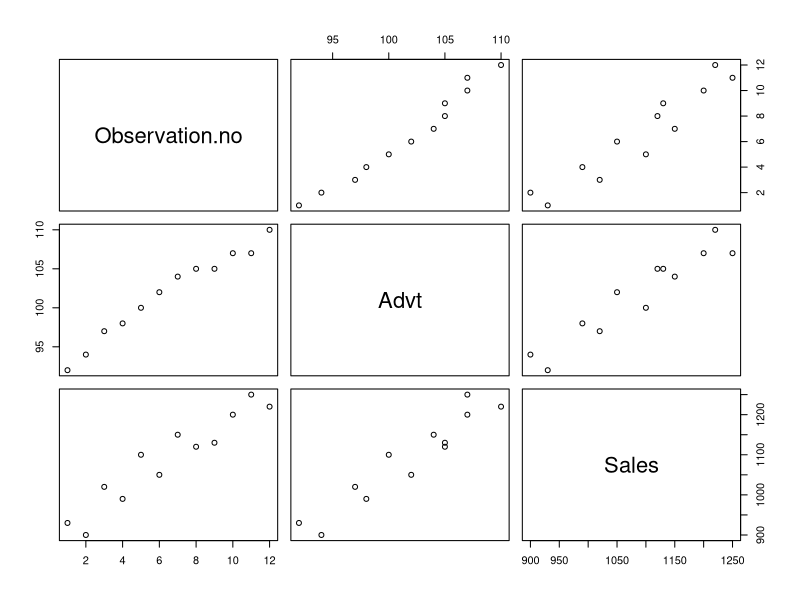
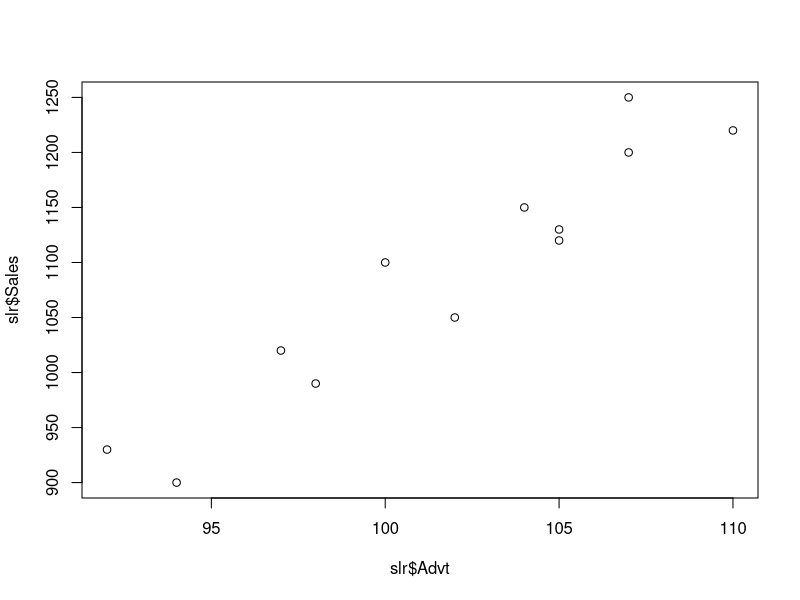
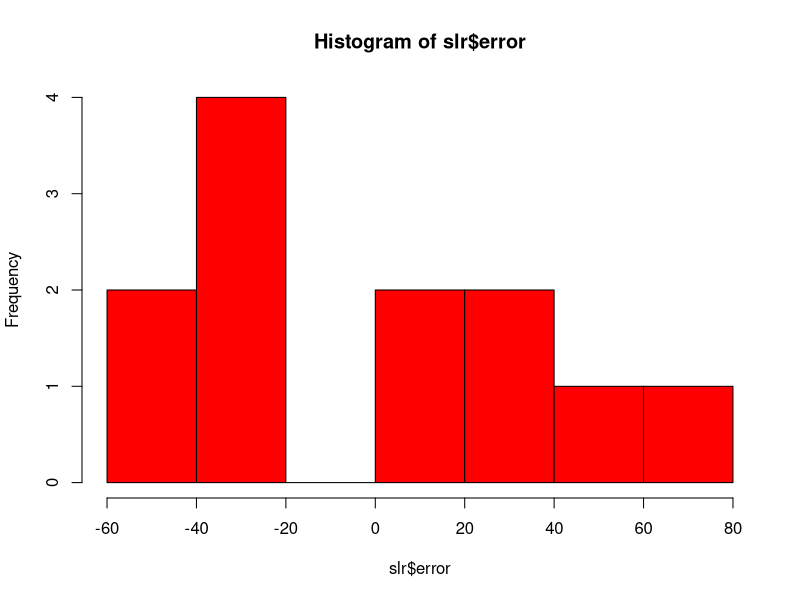
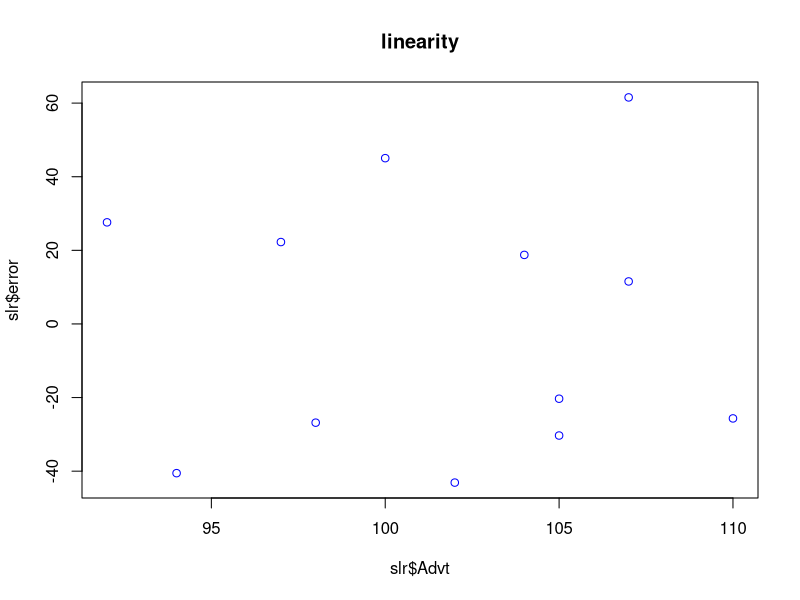
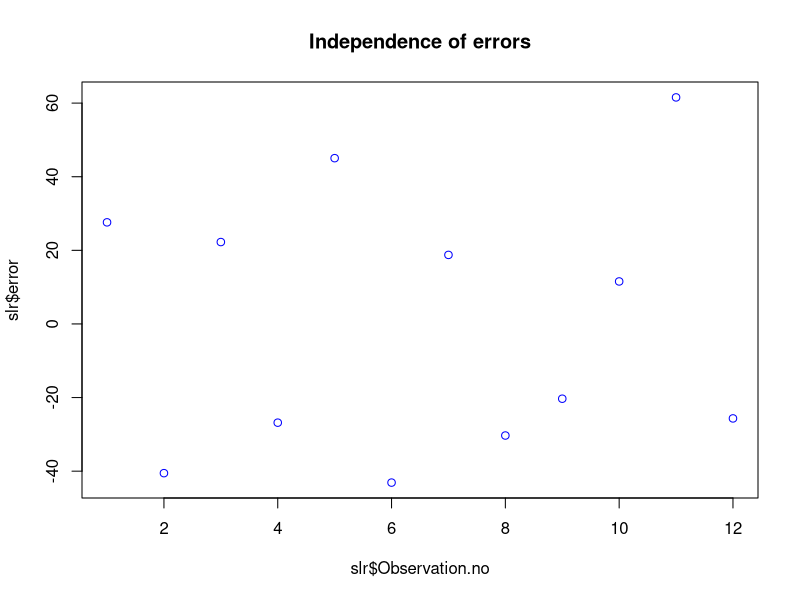
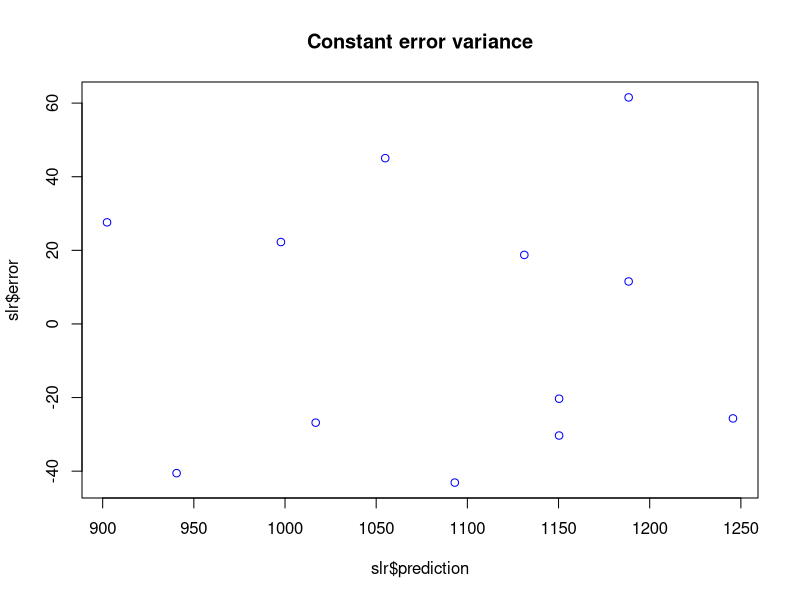
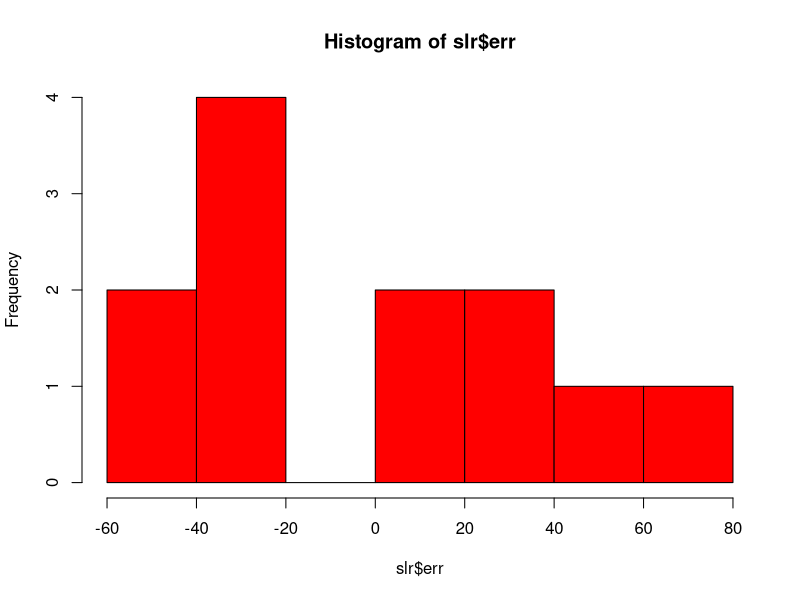

R code for these plots, in order:
getwd()
setwd("D:\\munmun\\munmun pendrive\\CCSA_X86FRE\\BA Advance v1\\Day 4")
getwd()

slr<-read.csv("slr.csv")
cs2m<- read.csv("cs2m.csv")
min(cs2m$BP)
View(cs2m)
max()

#slr<-read.csv("C:\\Users\\iimpstudent\\Desktop\\r FDP SDD\\slr.csv")
View(slr)
plot(slr)
plot(slr$Advt,slr$Sales)
cor(slr$Advt,slr$Sales)

cor(slr)
#model <- lm(Sales~Advt,data = slr)
model<-lm(slr$Sales~slr$Advt)
model

yp<-(-852.08+19.07*500)
yp

summary(model)
pred= predict(model)

pred

slr$prediction <-predict(model)
View(slr)

#pred<-predict(model)
#pred

#slr$prediction<-pred
#View(slr)
#error <- slr$prediction-slr$Sales
error<-residuals(model)
error

slr$error<-residuals(model)
slr
View(slr)
summary(error)

#ASSUMPTIONS
#1. NORMALITY OF ERROR
hist(slr$error,col="red")

#2.linearity
plot(slr$Advt,slr$error,main = "linearity",col="blue")

#3. Independence of errors
plot(slr$Observation.no,slr$error,main = "Independence of errors",col="blue")

#Constant error variance
plot(slr$prediction,slr$error,main = "Constant error variance",col="blue")

slr$err<-error
View(slr)

sqe<-slr$err^2
sqe
slr$ssqe<-sqe
View(slr)

SSE1 <- sum(error^2)
SSE1

SSE<-sum(slr$ssqe)
SSE

sal_mean<-mean(slr$Sales)
sal_mean
sal_res<-(slr$prediction-sal_mean)^2
slr$sqres<-sal_res
View(slr)
SSR<-sum(slr$sqres)
SSR

rsq <- SSR/(SSR+SSE)
rsq

hist(slr$err,col="red")




# cs2m.csv: predict cholestorol

getwd()
setwd("E:\\munmun pendrive\\CCSA_X86FRE\\BA Advance v1\\Day 4")
getwd()

cs2m<- read.csv("cs2m.csv")
View(cs2m)

cor(cs2m)

#model<- lm(Chlstrl~.,data=cs2m)

model<-lm(cs2m$Chlstrl~cs2m$BP+cs2m$Age+cs2m$Prgnt+cs2m$AnxtyLH+cs2m$DrugR)
model

summary(model)

model1<- lm(Chlstrl~.-BP -Prgnt- DrugR,data=cs2m)
model1

summary(model1)


cs2m$prediction <-predict(model)
View(cs2m)

cs2m$error<-residuals(model)
View(cs2m)





summary(model)


model1<- lm(cs2m$Chlstrl~cs2m$BP+cs2m$Age+cs2m$Prgnt+cs2m$AnxtyLH)
summary(model1)


model2<- lm(cs2m$Chlstrl~cs2m$Age+cs2m$AnxtyLH)
summary(model2)

